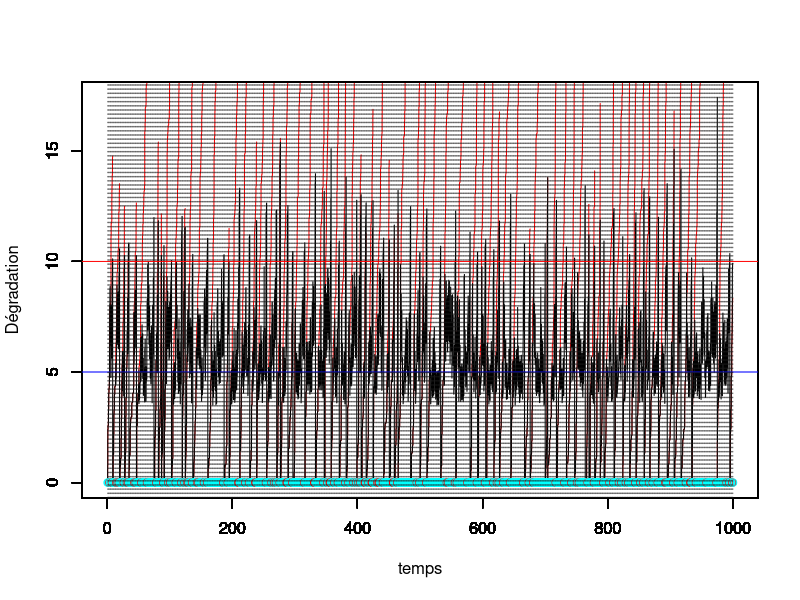
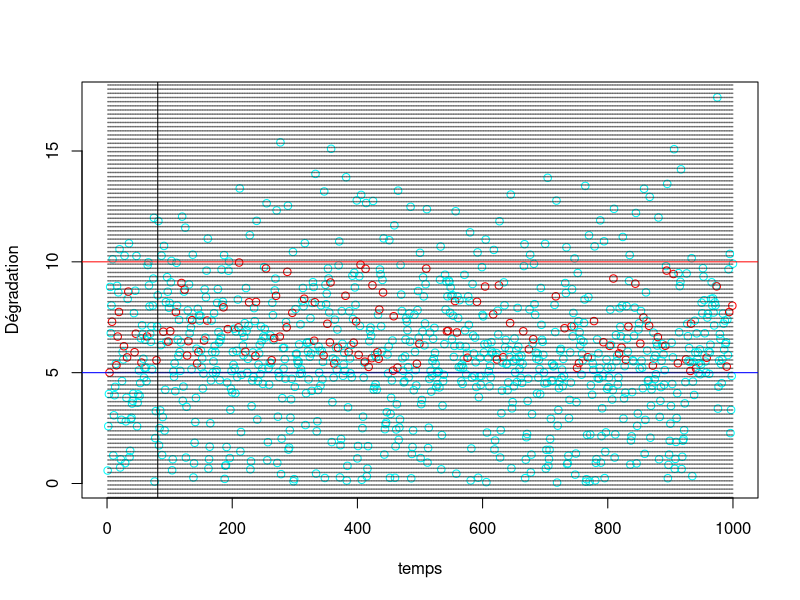
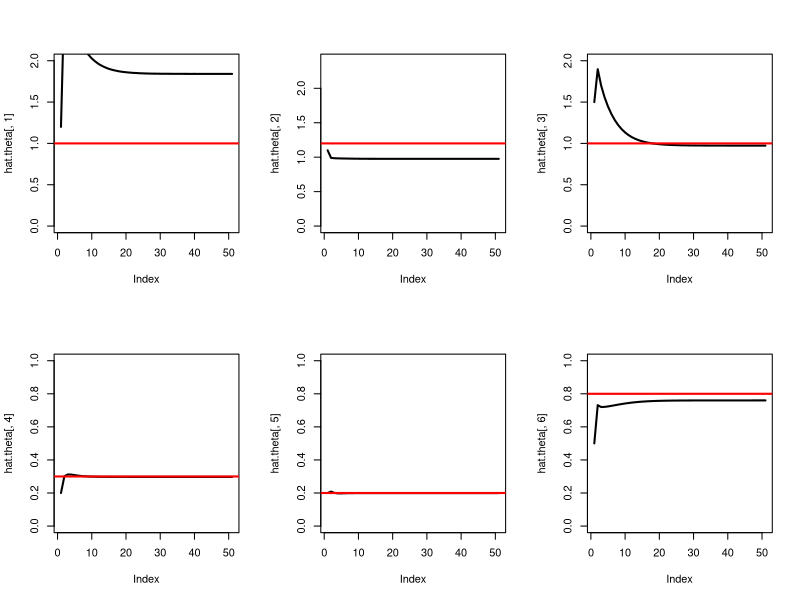

Source code (R) for these figures, in order:
#### Programme de simulation lorsqu'on observe uniquement la dégradation juste avant l'inspection
#### avec deux effets de la maintenance :
#### ARD inf avec rho in [0,1] avec proba p
#### ARD inf avec rho' pour les réparations néfastes avec proba 1-p



rm(list=ls())
library(ggplot2)
library(tidyverse)

tau <- 1 # intervalle inter-inspection
rho <- 0.3 # parametre ARDinf pour les maintenances efficaces avec proba p
rho_w <- 0.2 # parametre ARDinf pour les maintenances néfastes avec proba 1-p
p <- 0.8 # proba que la maintenance préventive soit efficace


L <- 5 # seuil pour MP
M <- 10 # seuil pout MC
tps.final <- 1000 # fenêtre d'observation du processus

id.newcycle <- FALSE # Initialisation du nb de cycle de renouvellement

#set.seed(123)
# Simulation d'un processus gamma jusqu'au temps final
pas = 0.01 # pas de temps pour simuler le processus

alpha = 1 # paramètre de forme de Gamma a = alpha (t)^beta
beta = 1.2 # paramètre de forme  de Gamma
b=1   # paramètre d'échelle du Gamma
temps = seq(from = 0,to = tps.final,by = pas)

theta <-c(alpha,beta,b,rho,rho_w,p)


n=length(temps)

nb.inspections<- floor(tps.final/tau) # nombre d'inspections max pendant la fenêtre d'observation.

temps.insp<-temps[tau/pas*(1:nb.inspections)+1] # temps des inspections (t_i dans le papier)

obs<-numeric(nb.inspections) # données observées (pendant les inspections, à t_j^-)
vect.b<-rep(1,nb.inspections) # données non observées =1 si PM efficace, 0 si worse
Delta.P <-rep(0,nb.inspections) # Données observées = 1 si renouvellement

j<-1 # indicateur prochaine inspection
j.newcycle <- 0 # identifier le j où nouveau cycle
nb.cycles <- 1 # compteur de cycles

x=matrix(nrow=nb.inspections,ncol = n) # processus Gamma simulé, nb.lignes = nb.cycles
x[nb.cycles,1] = 0     # initialisation du processus Gamma = 0 à t=0
for(i in 2:n){
  x[nb.cycles,i] = x[nb.cycles,i-1] + rgamma(1,scale = b, shape = alpha*(temps[i]^beta-temps[i-1]^beta))
}
y=numeric(n) # processus Gamma maintenu
y.tilde=numeric(n) # processus Gamma maintenu
y[1]<-0
y.tilde[1]<-0

while (j<=nb.inspections) {
  # boucle sur un cycle de renouvellement
  if (id.newcycle){
    # on resimule un x depuis 0
    x[nb.cycles,1] = 0     # initialisation du processus Gamma = 0 à t=0
    for(i in 2:n){
      x[nb.cycles,i] = x[nb.cycles,i-1] + rgamma(1,scale = b, shape = alpha*(temps[i]^beta-temps[i-1]^beta))
    }
    id.newcycle <- FALSE
  }
  
  y.tilde[((j-1)*tau/pas+2):(j*(tau/pas)+1)]<-y[((j-1)*tau/pas+2):(j*(tau/pas)+1)]<-y[(j-1)*tau/pas+1]+ x[nb.cycles,((j-j.newcycle-1)*tau/pas+2):((j-j.newcycle)*(tau/pas)+1)]- x[nb.cycles,(j-j.newcycle-1)*tau/pas+1]
  
  obs[j]<-y[j*tau/pas+1] # état dégradation à l'inspection (t_j^-)
  
  if (obs[j] < L) {
    print("no action")
  } else {
    if (obs[j]<M) {
      u<-runif(1)
      if (u>p) vect.b[j]<-0
      ifelse(u<=p,y[j*tau/pas+1]<-(1-rho)*y[j*tau/pas+1],y[j*tau/pas+1]<-(1+rho_w)*y[j*tau/pas+1])
       # on écrase (ARD infini)
    } else {
      y[j*tau/pas+1]<-0
      id.newcycle <- TRUE
      j.newcycle <- j
      nb.cycles <- nb.cycles+1
      Delta.P[j]<-1
    }
  }
  j<-j+1
}

vect.u <- (obs<M)*(obs>L) # indicatrice u_i


#df <- data.frame(temps,x,y)
#mygraph <- ggplot(df,aes(x = temps)) +  
#  geom_line(aes(y = y), color = "darkred") +
#  geom_line(aes(y = x), color="steelblue", linetype="twodash") +
#  geom_abline(slope = 0,intercept = L,color="blue") +
#  geom_abline(slope = 0,intercept = M,color="red")


temps.cycle<-c(0,tau*which(obs>M),tps.final)
indice.temps.cycle <- c(1,tau/pas*(which(obs>M))+1,length(temps))


for (k in 1:nb.cycles){
  plot(temps[indice.temps.cycle[k]:indice.temps.cycle[k+1]],x[k,1:(indice.temps.cycle[k+1]-indice.temps.cycle[k]+1)],col="red",type="l",ylim = c(0,max(y.tilde)),xlim = c(0,tps.final),xlab="",ylab="")
  par(new=T)
}

plot(temps,y.tilde,type="l",ylim=c(0,max(y.tilde)),xlim = c(0,tps.final),ylab="",xlab="")


par(new=T)
vect.b.fact <- factor(vect.b)
mescouleurs <- rainbow(length(levels(vect.b.fact)))
plot(tau*(1:nb.inspections),numeric(length = nb.inspections),ylim=c(0,max(y.tilde)),type="p",xlim = c(0,tps.final),xlab = "temps",ylab="Dégradation",col=mescouleurs[vect.b.fact])
abline(h=L,col="blue")
abline(h=M,col="red")
abline(v=tau*(1:nb.inspections), lty =3, col = grey(0.1), lwd = 0.45)

vect.b.fact <- factor(vect.b)
mescouleurs <- rainbow(length(levels(vect.b.fact)))
plot(1:nb.inspections,obs,type="p",xlim = c(0,tps.final),xlab = "temps",ylab="Dégradation",col=mescouleurs[vect.b.fact])
abline(h=L,col="blue")
abline(h=M,col="red")
abline(v=tau*(1:nb.inspections), lty =3, col = grey(0.1), lwd = 0.45)
abline(v=81)




#abline(v = tau*(1:nb.inspection))

#####################################
############## Algo EM ##############
#####################################

# initialisation des paramètres
K<- 50

hat.theta<-matrix(nrow=K+1,ncol=6)
hat.theta[1,] <- c(1.2,1.1,1.5,0.2,0.2,0.5) # (alpha,beta,b,rho,rho^\prime,p)

# On ne définit les p.tildes[i] que lorsque u_{i-1}=1 
ind.u<-which(vect.u[1:(nb.inspections-1)]==1)

# Indice intervenant dans les sommes (i.e tel que u_{i-1}=1)
ind.i.u<-rep(0,nb.inspections)
ind.i.u[ind.u+1] <- 1

# indice i lorsque Delta_{i-1}=1
ind.Delta<-which(Delta.P==1)

ind.i.Delta<-rep(0,nb.inspections)
ind.i.Delta[ind.Delta+1] <- 1

#Définition des y_{t_{i-1}}
obs.pre<-c(0,obs[1:(nb.inspections-1)])*(1-ind.i.Delta)

temps.insp.pre <- c(0,temps.insp[1:(nb.inspections-1)])

data <- data.frame(temps.insp,temps.insp.pre,obs,obs.pre,vect.u,vect.b,ind.i.u,Delta.P,ind.i.Delta)



data1 <- filter(data,ind.i.u==1) # On ne garde que les y_i tq u_{i-1}=1
#data0 <- filter(data,ind.i.u==0)

delta <- hat.theta[1,1]*(data$temps.insp^hat.theta[1,2]-data$temps.insp.pre^hat.theta[1,2])



  
#p.tilde <- (hat.theta[1,6]*dgamma(obs-(1-c(0,Delta.P[1:(nb.inspections-1)]))*(1-hat.theta[1,4])^(c(0,vect.u[1:(nb.inspections-1)]))*c(0,obs[1:(nb.inspections-1)]),delta,rate=hat.theta[1,3]))/(hat.theta[1,6]*dgamma(obs-(1-c(0,Delta.P[1:(nb.inspections-1)]))*(1-hat.theta[1,4])^(c(0,vect.u[1:(nb.inspections-1)]))*c(0,obs[1:(nb.inspections-1)]),delta,rate=hat.theta[1,3])+(1-hat.theta[1,6])*dgamma(obs-(1-c(0,Delta.P[(nb.inspections-1)]))*(1+hat.theta[1,5])^(c(0,vect.u[1:(nb.inspections-1)]))*c(0,obs[1:(nb.inspections-1)]),delta,rate=hat.theta[1,3]))

# p.tilde uniquement défini lorsque u_{i-1}=1

p.tilde <- ifelse(data1$obs/data1$obs.pre<=1,1,(hat.theta[1,6]*dgamma(data$obs[ind.i.u==1]-(1-hat.theta[1,4])*data$obs.pre[ind.i.u==1],delta[ind.i.u==1],rate=hat.theta[1,3]))/(hat.theta[1,6]*dgamma(data$obs[ind.i.u==1]-(1-hat.theta[1,4])*data$obs.pre[ind.i.u==1],delta[ind.i.u==1],rate=hat.theta[1,3])+(1-hat.theta[1,6])*dgamma(data$obs[ind.i.u==1]-(1+hat.theta[1,5])*data$obs.pre[ind.i.u==1],delta[ind.i.u==1],rate=hat.theta[1,3])))



data.temp<-data.frame(data1,p.tilde)
data1.rhow<-filter(data.temp,p.tilde<1)

# Définition de la borne inf pour rho
lower.rho <- max(1-data1$obs/data1$obs.pre)

# Définition de la borne sup pour rhow en enlevant les cas où p.tilde = 1
upper.rhow <- min(data1.rhow$obs/data1.rhow$obs.pre-1)




#data1.rho<-filter(data1,comp.p.tilde>0)

# forcer les p.tilde = 1 lorsque y_i/y_{i-1}<1 !

# p.tilde[which(data1$obs/data1$obs.pre<=1)] <- 1

for (k in 2:(K+1)){
  hat.theta[k,6]<-mean(p.tilde) # mise à jour de p
  # Calcul des delta_i
  num.b<-sum(hat.theta[k-1,1]*(temps.insp^hat.theta[k-1,2]-(c(0,temps.insp[1:(nb.inspections-1)]))^hat.theta[k-1,2]))
  
  det.b.1 <- sum(data$obs[ind.i.u==0]-data$obs.pre[ind.i.u==0])
  det.b.2 <- sum(p.tilde*(data$obs[ind.i.u==1]-(1-hat.theta[k-1,4])*data$obs.pre[ind.i.u==1])+(1-p.tilde)*(data$obs[ind.i.u==1]-(1+hat.theta[k-1,5])*data$obs.pre[ind.i.u==1]))
 
  det.b<-det.b.1+det.b.2  
  hat.theta[k,3]<-num.b/det.b # mise à jour de b
  
  # Pour la mise à jour de rho et rho_w, on utilise optim car uniroot ne marche pas... 
  # En effet, plusieurs valeurs annulent la dérivée...
  
  f.rho <- Vectorize(function(x){
    y.rho <- data$obs[ind.i.u==1] - (1-x)*data$obs.pre[ind.i.u==1]
     
    logy.rho<-ifelse(y.rho<=0,-1e8,log(y.rho))
    
    return(-hat.theta[k,3]*sum(p.tilde*y.rho)+sum(p.tilde*(delta[ind.i.u==1]-1)*logy.rho))
  })
  hat.theta[k,4]<-optimize(f.rho,c(lower.rho,1),maximum = T)$maximum
  
  f.rhow <- Vectorize(function(x){
    
    # UNE COUILLE ICI 
    # cond <- (p.tilde < 1) & (ind.i.u == 1)
    delta.rhow <- hat.theta[k-1,1]*(data1.rhow$temps.insp^hat.theta[k-1,2]-data1.rhow$temps.insp.pre^hat.theta[k-1,2])
    # 
    y.rhow <-data1.rhow$obs - (1+x)*data1.rhow$obs.pre
    # logy.rhow<-ifelse(y.rhow<=0,-Inf,log(y.rhow))
    logy.rhow<-ifelse(y.rhow<=0,-1e8,log(y.rhow))
    return(-hat.theta[k,3]*sum((1-data1.rhow$p.tilde)*y.rhow)+sum((1-data1.rhow$p.tilde)*(delta.rhow-1)*logy.rhow))
  })
  
  
  hat.theta[k,5]<-optimize(f.rhow,c(0,upper.rhow),maximum = T)$maximum
  
  # Mise à jour de alpha et beta
  
  y.u.0 <- data$obs[ind.i.u==0]-(1-Delta.P[ind.i.u==0])*data$obs.pre[ind.i.u==0]
  y.rho  <- data$obs[ind.i.u==1]-(1-hat.theta[k,4])*data$obs.pre[ind.i.u==1]
  y.rhow <- data$obs[ind.i.u==1]-(1+hat.theta[k,5])*data$obs.pre[ind.i.u==1]
  logy.u.O <- ifelse(y.u.0<=0,-1e8,log(y.u.0))
  logy.rho<-ifelse(y.rho<=0,-1e8,log(y.rho))
  logy.rhow<-ifelse(y.rhow<=0,-1e8,log(y.rhow))
  
  
  f.ab <- function(x){
    delta.u.0 <- x[1]*(data$temps.insp[ind.i.u==0]^x[2]-data$temps.insp.pre[ind.i.u==0]^x[2])
    delta.u.1 <- x[1]*(data$temps.insp[ind.i.u==1]^x[2]-data$temps.insp.pre[ind.i.u==1]^x[2])
    delta.n   <- x[1]*(data$temps.insp^x[2]-data$temps.insp.pre^x[2]) # tous les delta_i
  
    return(sum(delta.n)*log(hat.theta[k,3])-sum(log(gamma(delta.n)))+sum((delta.u.0-1)*logy.u.O)+sum(p.tilde*(delta.u.1-1)*logy.rho+(1-p.tilde)*(delta.u.1-1)*ifelse(p.tilde==1,0,logy.rhow)))
  }
  hat.theta[k,1:2]<-optim(hat.theta[k-1,1:2],f.ab,control=list(fnscale=-1))$par
  
  
  
  # Mise à jour des delta.i
  delta <- hat.theta[k,1]*(data$temps.insp^hat.theta[k,2]-data$temps.insp.pre^hat.theta[k,2])
  
  # Mise à jour des p.tilde
  p.tilde <- ifelse(data1$obs/data1$obs.pre<=1,1,(hat.theta[k,6]*dgamma(data$obs[ind.i.u==1]-(1-hat.theta[k,4])*data$obs.pre[ind.i.u==1],delta[ind.i.u==1],rate=hat.theta[k,3]))/(hat.theta[k,6]*dgamma(data$obs[ind.i.u==1]-(1-hat.theta[k,4])*data$obs.pre[ind.i.u==1],delta[ind.i.u==1],rate=hat.theta[k,3])+(1-hat.theta[k,6])*dgamma(data$obs[ind.i.u==1]-(1+hat.theta[k,5])*data$obs.pre[ind.i.u==1],delta[ind.i.u==1],rate=hat.theta[k,3])))
  
  
  data.temp <- data.frame(data1,p.tilde)
  data1.rhow <- filter(data.temp,p.tilde<1)
  upper.rhow <- min(data1.rhow$obs/data1.rhow$obs.pre-1)
  
  
  print(paste("la valeur de alpha à l'étape ",k," est : ",hat.theta[k,1]))
  print(paste("la valeur de beta à l'étape ",k," est : ",hat.theta[k,2]))
  print(paste("la valeur de b à l'étape ",k," est : ",hat.theta[k,3]))
  print(paste("la valeur de rho à l'étape ",k," est : ",hat.theta[k,4]))
  print(paste("la valeur de rho_w à l'étape ",k," est : ",hat.theta[k,5]))
  print(paste("la valeur de p à l'étape ",k," est : ",hat.theta[k,6]))
  print("==============================================================")
}

# Identifier les p.tildes <1
ind.poor.maintenance <- which(data1$vect.b==0)

# Maintenance où yappartient à [L,M]
cbind(temps.insp[ind.u],vect.b[ind.u],1-p.tilde)

# PLOT 
par(mfrow = c(2, 3))
plot(hat.theta[, 1], type = "l", lwd = 2, ylim = c(0,2*alpha))
abline(h = alpha, col = "red", lwd = 2)^
plot(hat.theta[, 2], type = "l", lwd = 2, ylim = c(0,2*beta))
abline(h = beta, col = "red", lwd = 2)
plot(hat.theta[, 3], type = "l", lwd = 2, ylim = c(0,2*b))
abline(h = b, col = "red", lwd = 2)
plot(hat.theta[, 4], type = "l", lwd = 2, ylim = c(0,1))
abline(h = rho, col = "red", lwd = 2)
plot(hat.theta[, 5], type = "l", lwd = 2, ylim = c(0,1))
abline(h = rho_w, col = "red", lwd = 2)
plot(hat.theta[, 6], type = "l", lwd = 2, ylim = c(0,1))
abline(h = p, col = "red", lwd = 2)
